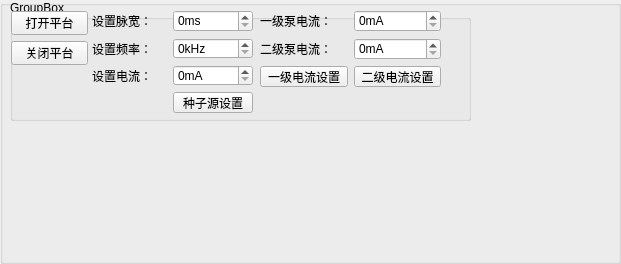
<?xml version="1.0" encoding="UTF-8"?>
<ui version="4.0">
 <class>GroupBox</class>
 <widget class="QGroupBox" name="GroupBox">
  <property name="geometry">
   <rect>
    <x>0</x>
    <y>0</y>
    <width>621</width>
    <height>264</height>
   </rect>
  </property>
  <property name="windowTitle">
   <string>GroupBox</string>
  </property>
  <property name="title">
   <string/>
  </property>
  <widget class="QGroupBox" name="groupBox">
   <property name="geometry">
    <rect>
     <x>10</x>
     <y>0</y>
     <width>461</width>
     <height>121</height>
    </rect>
   </property>
   <property name="title">
    <string>GroupBox</string>
   </property>
   <widget class="QWidget" name="layoutWidget">
    <property name="geometry">
     <rect>
      <x>82</x>
      <y>10</y>
      <width>161</width>
      <height>103</height>
     </rect>
    </property>
    <layout class="QGridLayout" name="gridLayout_2">
     <item row="2" column="0">
      <widget class="QLabel" name="label_3">
       <property name="text">
        <string>设置电流：</string>
       </property>
      </widget>
     </item>
     <item row="1" column="0">
      <widget class="QLabel" name="label_2">
       <property name="text">
        <string>设置频率：</string>
       </property>
      </widget>
     </item>
     <item row="0" column="1">
      <widget class="QSpinBox" name="pulseSpin">
       <property name="suffix">
        <string>ms</string>
       </property>
       <property name="maximum">
        <number>500</number>
       </property>
       <property name="singleStep">
        <number>50</number>
       </property>
      </widget>
     </item>
     <item row="3" column="1">
      <widget class="QPushButton" name="sourceSet">
       <property name="text">
        <string>种子源设置</string>
       </property>
      </widget>
     </item>
     <item row="1" column="1">
      <widget class="QSpinBox" name="frequencySpin">
       <property name="suffix">
        <string>kHz</string>
       </property>
       <property name="maximum">
        <number>500</number>
       </property>
       <property name="singleStep">
        <number>50</number>
       </property>
      </widget>
     </item>
     <item row="2" column="1">
      <widget class="QSpinBox" name="currentSpin">
       <property name="suffix">
        <string>mA</string>
       </property>
       <property name="maximum">
        <number>500</number>
       </property>
       <property name="singleStep">
        <number>50</number>
       </property>
      </widget>
     </item>
     <item row="0" column="0">
      <widget class="QLabel" name="label">
       <property name="text">
        <string>设置脉宽：</string>
       </property>
      </widget>
     </item>
    </layout>
   </widget>
   <widget class="QWidget" name="layoutWidget">
    <property name="geometry">
     <rect>
      <x>1</x>
      <y>11</y>
      <width>77</width>
      <height>54</height>
     </rect>
    </property>
    <layout class="QVBoxLayout" name="verticalLayout">
     <item>
      <widget class="QPushButton" name="sourceOpen">
       <property name="text">
        <string>打开平台</string>
       </property>
      </widget>
     </item>
     <item>
      <widget class="QPushButton" name="sourceClose">
       <property name="text">
        <string>关闭平台</string>
       </property>
      </widget>
     </item>
    </layout>
   </widget>
   <widget class="QWidget" name="layoutWidget">
    <property name="geometry">
     <rect>
      <x>250</x>
      <y>10</y>
      <width>181</width>
      <height>77</height>
     </rect>
    </property>
    <layout class="QGridLayout" name="gridLayout">
     <item row="0" column="0">
      <widget class="QLabel" name="label_4">
       <property name="text">
        <string>一级泵电流：</string>
       </property>
      </widget>
     </item>
     <item row="0" column="1">
      <widget class="QSpinBox" name="firstpumpSpin">
       <property name="suffix">
        <string>mA</string>
       </property>
       <property name="maximum">
        <number>500</number>
       </property>
       <property name="singleStep">
        <number>50</number>
       </property>
      </widget>
     </item>
     <item row="1" column="0">
      <widget class="QLabel" name="label_5">
       <property name="text">
        <string>二级泵电流：</string>
       </property>
      </widget>
     </item>
     <item row="1" column="1">
      <widget class="QSpinBox" name="secondpumpSpin">
       <property name="suffix">
        <string>mA</string>
       </property>
       <property name="maximum">
        <number>500</number>
       </property>
       <property name="singleStep">
        <number>50</number>
       </property>
      </widget>
     </item>
     <item row="2" column="0">
      <widget class="QPushButton" name="firstPumpSet">
       <property name="text">
        <string>一级电流设置</string>
       </property>
      </widget>
     </item>
     <item row="2" column="1">
      <widget class="QPushButton" name="secondPumpSet">
       <property name="text">
        <string>二级电流设置</string>
       </property>
      </widget>
     </item>
    </layout>
   </widget>
  </widget>
 </widget>
 <resources/>
 <connections/>
</ui>
